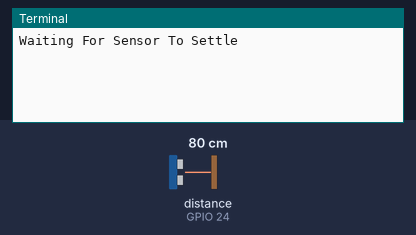
Bench run of a program on a simulated Raspberry Pi (BCM pin numbers). Parts: the last lines printed to the terminal. Inputs (shaded band) come from the test bench; at power-on: distance to the obstacle (sensor on GPIO 24) 80 cm. The echo pulse lasts 58.3 µs per cm; the clock reads 2024-03-15 10:24:30 at power-on unless the program sets it.

Above: at 1.2 s.
1.3 s: distance to the obstacle (sensor on GPIO 24) set to 2 cm
At 2.8 s:
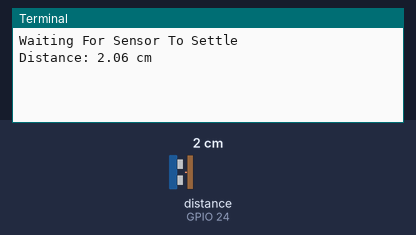
6.5 s: distance to the obstacle (sensor on GPIO 24) set to 4 cm
At 9.9 s:
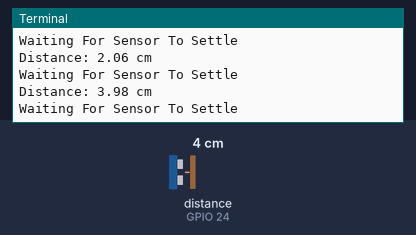

Measured:
- after the input at 1.3 s, the terminal: prints a new line after 0.70 s (image 1)
- after the input at 6.5 s, the terminal: prints a new line after 1.5 s (image 2)

The program:

materi6.py
```python
import RPi.GPIO as GPIO
import time

# Set up GPIO mode
GPIO.setmode(GPIO.BCM)

# Define GPIO pins
TRIG = 23
ECHO = 24

# Set up GPIO pins
GPIO.setup(TRIG, GPIO.OUT)
GPIO.setup(ECHO, GPIO.IN)

try:
    while True:
        # Ensure trigger is low
        GPIO.output(TRIG, False)
        print("Waiting For Sensor To Settle")
        time.sleep(2)

        # Send trigger pulse
        GPIO.output(TRIG, True)
        time.sleep(0.00001)
        GPIO.output(TRIG, False)

        # Initialize pulse_start and pulse_end
        pulse_start = time.time()
        pulse_end = time.time()

        # Measure the pulse start time
        while GPIO.input(ECHO) == 0:
            pulse_start = time.time()

        # Measure the pulse end time
        while GPIO.input(ECHO) == 1:
            pulse_end = time.time()

        # Calculate pulse duration
        pulse_duration = pulse_end - pulse_start

        # Calculate distance
        distance = pulse_duration * 17150
        distance = round(distance, 2)

        # Print the distance
        print("Distance:", distance, "cm")

        # Sleep for a short duration before the next measurement
        time.sleep(1)

except KeyboardInterrupt:
    print("Measurement stopped by User")

finally:
    GPIO.cleanup()
```
